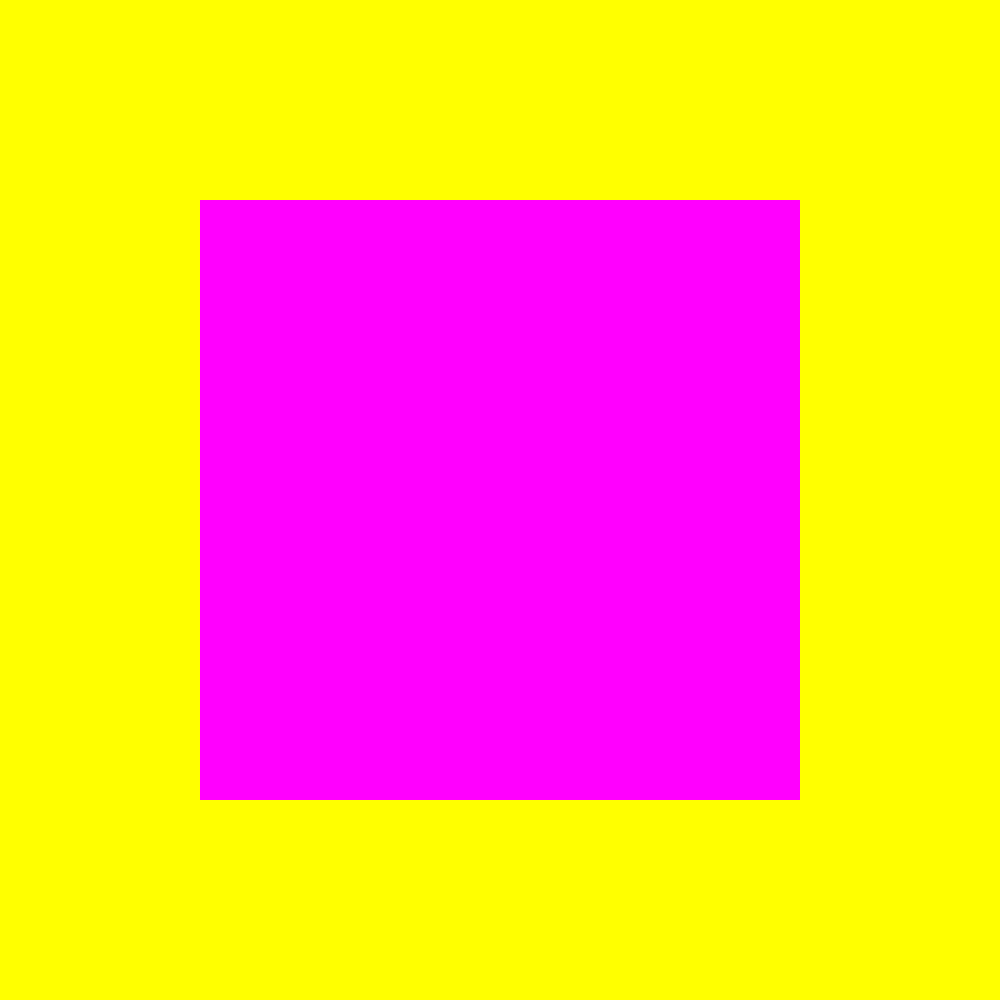
Frame 1 (no input)
Frame 60 (the mouse pressed at the canvas centre just before this capture): identical to frame 1, image omitted
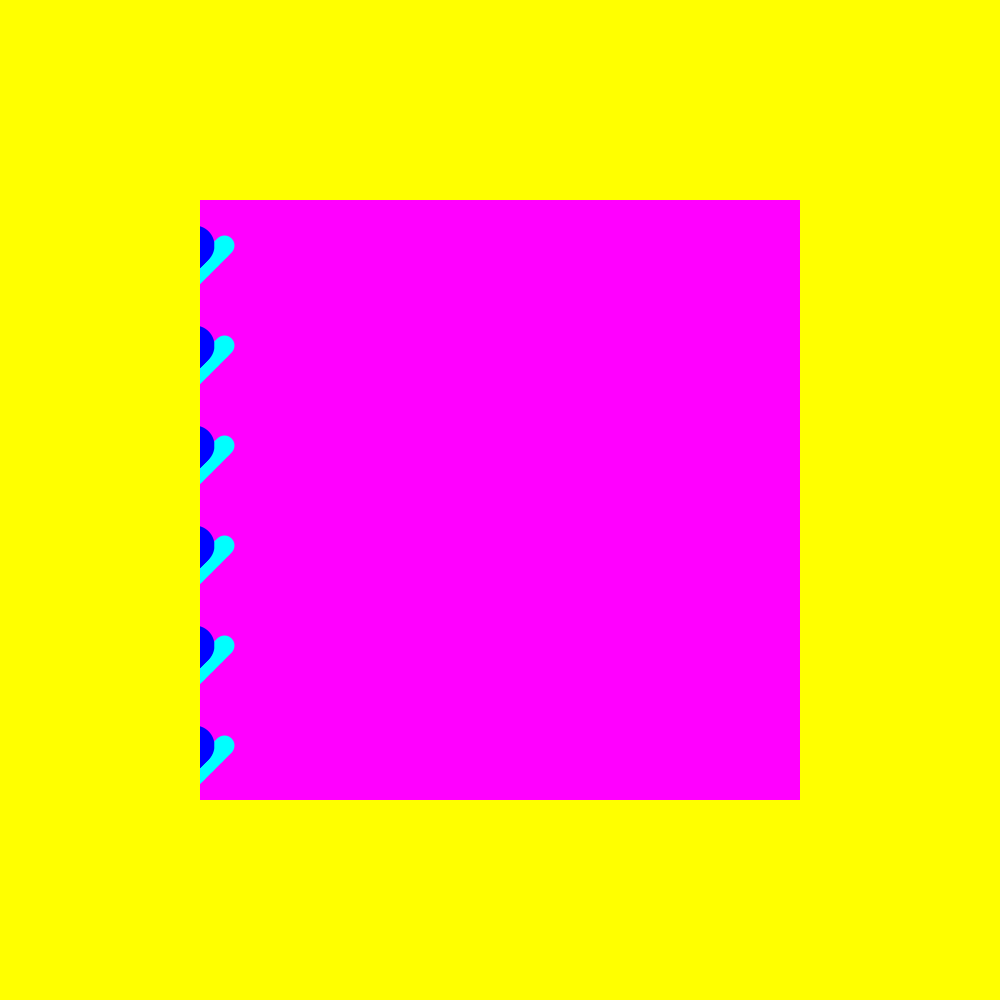
Frame 120 (the mouse held since frame 60 and released just before this capture)

The Processing sketch that drew these frames (run headless with seeded random() and noise(); from frame 60 on, the mouse is pressed at the canvas centre):

// Processing sketch: DiagoColorin
// ── DiagoColorin.pde
void setup(){
  size(1000,1000);
  background(255,0,255);
}
float x=0;
float y=0;
float spac=0;
float cuadri=40;
void draw(){
  for(int spac=260; spac<=2*height; spac+=100){
  strokeWeight(40);
  stroke(0,0,255);
  point(x-20,y+spac);
  strokeWeight(20);
  stroke(0,255,255);
  point(x+10,y+spac);
  x+=0.1;
  y-=0.1;}
  noStroke();
  fill(255,255,0);
  rect(0,0,width,200);
  rect(0,height-200,width,200);
  rect(0,0,200,height);
  rect(width-200,0,200,height);
  }
